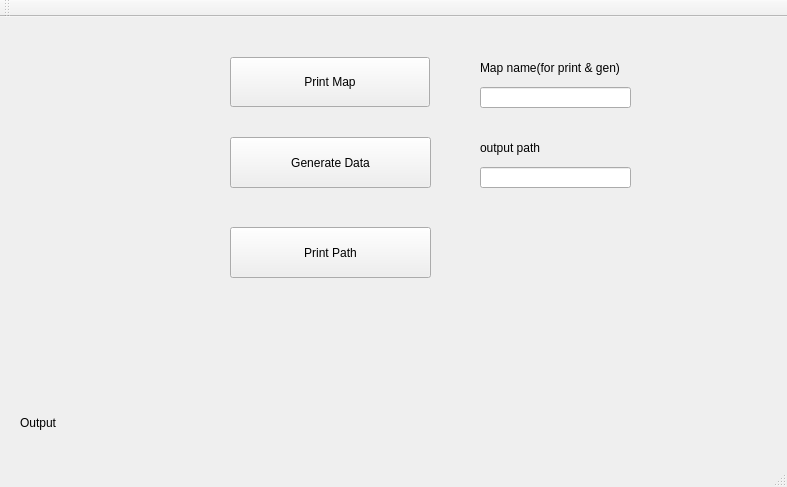
<?xml version="1.0" encoding="UTF-8"?>
<ui version="4.0">
 <class>MainWindow</class>
 <widget class="QMainWindow" name="MainWindow">
  <property name="geometry">
   <rect>
    <x>0</x>
    <y>0</y>
    <width>787</width>
    <height>487</height>
   </rect>
  </property>
  <property name="windowTitle">
   <string>MainWindow</string>
  </property>
  <property name="autoFillBackground">
   <bool>true</bool>
  </property>
  <property name="locale">
   <locale language="English" country="UnitedStates"/>
  </property>
  <widget class="QWidget" name="centralWidget">
   <widget class="QPushButton" name="bt_Load_and_print">
    <property name="geometry">
     <rect>
      <x>230</x>
      <y>40</y>
      <width>200</width>
      <height>50</height>
     </rect>
    </property>
    <property name="text">
     <string>Print Map</string>
    </property>
   </widget>
   <widget class="QLabel" name="label">
    <property name="geometry">
     <rect>
      <x>20</x>
      <y>380</y>
      <width>720</width>
      <height>51</height>
     </rect>
    </property>
    <property name="text">
     <string>Output</string>
    </property>
   </widget>
   <widget class="QLabel" name="label_4">
    <property name="geometry">
     <rect>
      <x>480</x>
      <y>40</y>
      <width>151</width>
      <height>21</height>
     </rect>
    </property>
    <property name="text">
     <string>Map name(for print &amp; gen)</string>
    </property>
   </widget>
   <widget class="QLineEdit" name="le_print_map_name">
    <property name="geometry">
     <rect>
      <x>480</x>
      <y>70</y>
      <width>151</width>
      <height>21</height>
     </rect>
    </property>
   </widget>
   <widget class="QPushButton" name="bt_generate">
    <property name="geometry">
     <rect>
      <x>230</x>
      <y>120</y>
      <width>201</width>
      <height>51</height>
     </rect>
    </property>
    <property name="text">
     <string>Generate Data</string>
    </property>
   </widget>
   <widget class="QLineEdit" name="le_output">
    <property name="geometry">
     <rect>
      <x>480</x>
      <y>150</y>
      <width>151</width>
      <height>21</height>
     </rect>
    </property>
   </widget>
   <widget class="QLabel" name="label_5">
    <property name="geometry">
     <rect>
      <x>480</x>
      <y>120</y>
      <width>151</width>
      <height>21</height>
     </rect>
    </property>
    <property name="text">
     <string>output path</string>
    </property>
   </widget>
   <widget class="QPushButton" name="bt_print_path">
    <property name="geometry">
     <rect>
      <x>230</x>
      <y>210</y>
      <width>201</width>
      <height>51</height>
     </rect>
    </property>
    <property name="text">
     <string>Print Path</string>
    </property>
   </widget>
  </widget>
  <widget class="QMenuBar" name="menuBar">
   <property name="geometry">
    <rect>
     <x>0</x>
     <y>0</y>
     <width>787</width>
     <height>19</height>
    </rect>
   </property>
  </widget>
  <widget class="QToolBar" name="mainToolBar">
   <attribute name="toolBarArea">
    <enum>TopToolBarArea</enum>
   </attribute>
   <attribute name="toolBarBreak">
    <bool>false</bool>
   </attribute>
  </widget>
  <widget class="QStatusBar" name="statusBar"/>
 </widget>
 <layoutdefault spacing="6" margin="11"/>
 <resources/>
 <connections/>
</ui>
